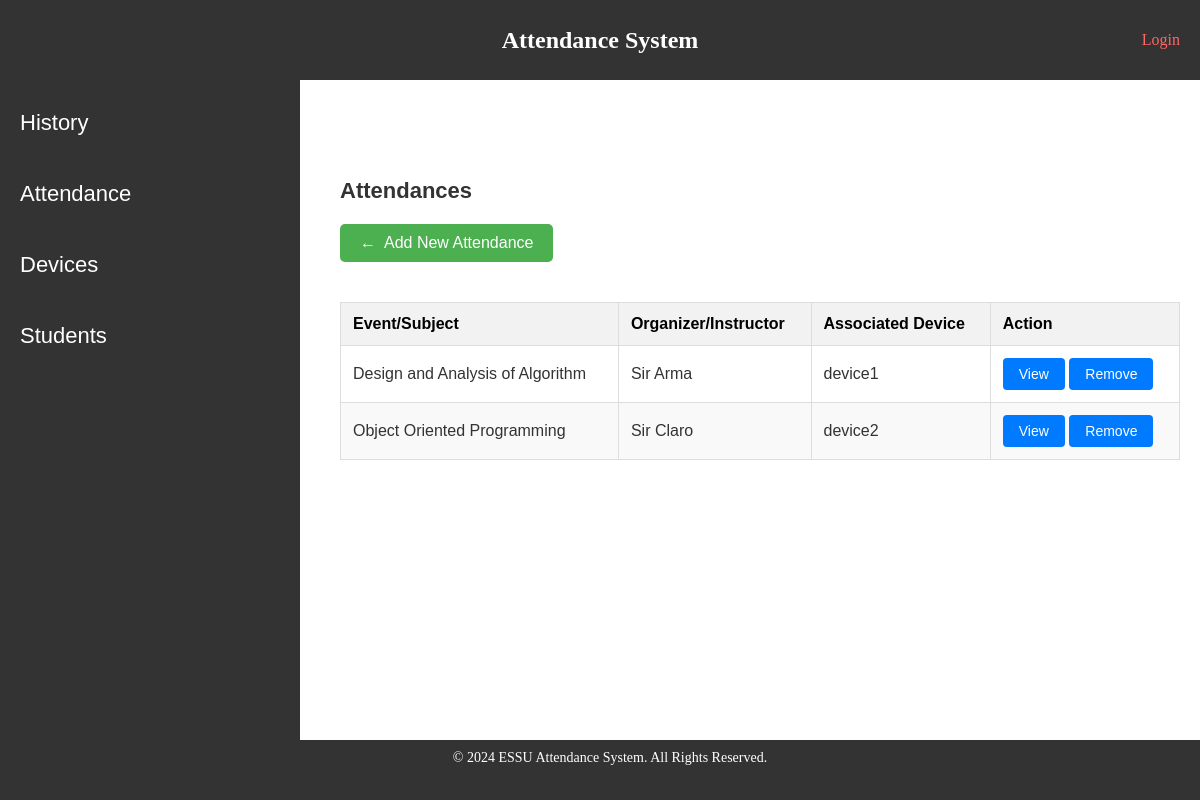
Screenshot of /events/ with the database file from the repository.
### attendance_app/models.py (models this page shows, shortened)
class Event(models.Model):
    device = models.ForeignKey(Device, on_delete=models.CASCADE)
    name = models.CharField(max_length=200)
    instructor = models.CharField(max_length=200)

class Device(models.Model):
    name = models.CharField(max_length=200, unique=True)
    token = models.ForeignKey(SecurityToken, on_delete=models.CASCADE)
    def __str__(self):
        return self.name

### attendance_app/views.py (the view)
# urls.py: path("events/",views.events, name='events'),
def events(request):
    events1 = Event.objects.all()
    return render(request, "attendance_app/events.html",{"events":events1})

### attendance_app/templates/attendance_app/events.html
{% extends "attendance_app/control_panel.html" %}
{% block content %}
    <h2 class="attendance_dashboard_h2">Attendances</h2>
    <p>
        <a href="{% url 'add_event' %}" class="back-link">Add New Attendance</a>
    </p>
    <table class="table1">
        <thead>
            <tr>
                <th>Event/Subject</th>
                <th>Organizer/Instructor</th>
                <th>Associated Device</th>
                <th>Action</th>
            </tr>
        </thead>
        <tbody>
            {% for event in events %}
            <tr>
                <td>{{event.name}}</td>
                <td>{{event.instructor}}</td>
                <td>{{event.device}}</td>
                <td>
                    <a href="{% url 'event' event.id %}" class="view-btn">View</a>
                    <a href="{% url 'delete_event' event.id %}" class="view-btn">Remove</a>
                </td>
            </tr>
            {% empty %}
            <tr>
                <td colspan="4">No attendance records available.</td>
            </tr>
            {% endfor %}
        </tbody>
    </table>
{% endblock content %}

### attendance_app/static/attendance_app/css/style.css (style rules this page uses)
.back-link { display: inline-block; background-color: #4CAF50; color: white; padding: 10px 20px; text-decoration: none; border-radius: 5px; font-family: Arial, sans-serif; font-size: 16px; transition: background-color 0.3s ease; margin-bottom: 20px; }
.back-link:before { content: "\2190"; margin-right: 8px; }
.attendance_dashboard_h2 { font-family: Arial, sans-serif; color: #333; font-size:22px; margin-bottom: 20px; }
.table1 a.view-btn { display: inline-block; padding: 8px 16px; background-color: #007BFF; color: white; text-decoration: none; border-radius: 4px; font-family: Arial, sans-serif; font-size: 14px; transition: background-color 0.3s ease, color 0.3s ease; }
.table1 { width: 100%; border-collapse: collapse; margin: 20px 0; font-family: Arial, sans-serif; font-size: 16px; text-align: left; }
.table1 th, .table1 td { border: 1px solid #ddd; padding: 12px; }
.table1 th { background-color: #f2f2f2; font-weight: bold; }
.table1 tr:nth-child(even) { background-color: #f9f9f9; }
.table1 td { color: #333; }
html, body { height: 100%; margin: 0; }

### rows the page displays
Event: name "Design and Analysis of Algorithm", instructor "Sir Arma", device "device1"
Event: name "Object Oriented Programming", instructor "Sir Claro", device "device2"
